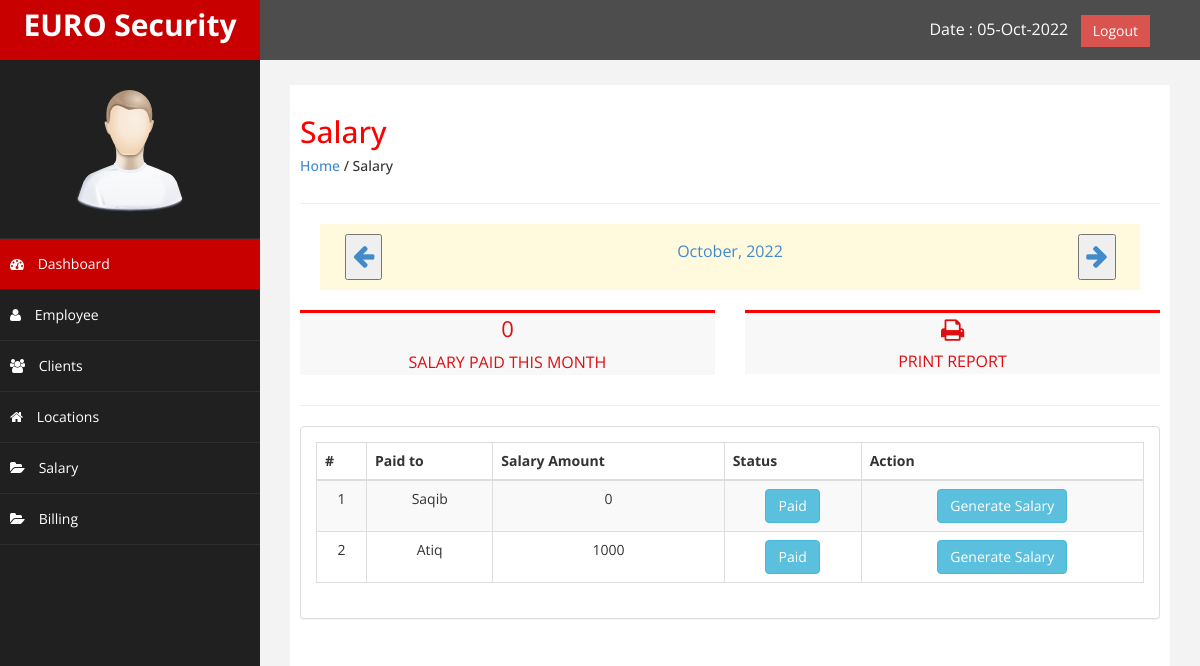
The app's page /salary.php (signed in) with its own data.
### tables this page shows
CREATE TABLE `salary` (
  `salary_id` int(11) NOT NULL,
  `employee_code` int(20) NOT NULL,
  `salary_paid_to` varchar(50) NOT NULL,
  `salary_amount` varchar(20) NOT NULL,
  `salary_status` varchar(20) NOT NULL
);

### salary.php (the view, shortened to what this page needs)
<?php
include('config.php');
include ('header.php');
include('sidebar.php');
$date = date("F, Y");
$month = $date;
?>
<div id="page-wrapper" >
	<div id="page-inner">
		<div class="row">
			<div class="col-md-12">
				<h2>Salary</h2>
				<h5><a href="dashboard.php">Home</a> / Salary</h5>
			</div>
		</div>
		<hr />
    <div class="row", style="background-color: #fff9dd; margin: 20px; padding: 10px;">
    <div class="col-md-1 col-sm-1 col-xs-1">
				<a class="employee_button1" >
				<div class=" noti-box1" style="text-align: center;">
					         <form action="#" method="post">
					<button type="submit" name="previusMonth">
					<i class="fa fa-arrow-left" style="font-size: 25px; line-height: 40px;" ></i>
						 </button>
					</form>
				</div>
				</a>
			</div>
			<div class="col-md-10 col-sm-10 col-xs-10">
				<a href="#" class="employee_button1">
				<div class=" noti-box1" style="text-align: center; line-height: 40px;">
						<p>
					<?php
							echo $month;
							?>
					</p>
				</div>
				</a>
			</div>
             <div class="col-md-1 col-sm-1 col-xs-1">
				 <a href="#" class="employee_button1">
				<div class=" noti-box1 " style="text-align: center;">
					         <form action="#" method="post">
					<button type="submit" name="nextMonth">
								 <i class="fa fa-arrow-right" style="font-size: 25px; line-height: 40px;"></i>
								 </button>
					</form>
				</div>
				 </a>
			</div>
		</div>
		<div class="row">
			<div class="col-md-6 col-sm-6 col-xs-6">
				<a href="#" class="employee_button">
				<div class=" noti-box" style="text-align: center;">
						<div style="font-size: 22px;">0</div>
						<p>SALARY PAID THIS MONTH</p>
				</div>
				</a>
			</div>
             <div class="col-md-6 col-sm-6 col-xs-6">
				 <a href="#" class="employee_button">
				<div class=" noti-box " style="text-align: center;">
						<i class="fa fa-print" style="font-size: 25px; padding-top: 5px;"></i>
						<p>PRINT REPORT</p>
				</div>
				 </a>
			</div>
		</div>
		<hr />
                <div class="row" >
                    <div class="col-md-12 col-sm-12 col-xs-12">
                    <div class="panel panel-default">
                        <div class="panel-body">
                            <div class="table-responsive">
                                <table class="table table-striped table-bordered table-hover text-center">
									<?php
	$page_rows = 10;
	$pagenum = 1;
	$limit = 'LIMIT ' .($pagenum - 1) * $page_rows .',' .$page_rows;
	$nquery=mysqli_query($connect,"select * from `salary` $limit");
?>
                                    <thead>
                                        <tr class="text-center">
                                            <th>#</th>
                                            <th>Paid to</th>
                                            <th>Salary Amount</th>
											 <th>Status</th>
											 <th>Action</th>
                                        </tr>
                                    </thead>
                                    <tbody>
										<?php
                                    while($crow = mysqli_fetch_array($nquery)){
										$employeeCode = $crow['employee_code'];
                                    ?>
                                        <tr>
                                            <td><?php echo $crow['salary_id']; ?></td>
                                            <td><?php echo $crow['salary_paid_to']; ?></td>
                                            <td>
                                            <?php
                                            	$salaryquery=mysqli_query($connect,"select * from `duties` WHERE employee_code = $employeeCode");
												$salaryAmount = 0;
												while($salaryrow = mysqli_fetch_array($salaryquery)){
													$salaryAmount += $salaryrow['guard_salary'];
												}
												echo $salaryAmount;
											?>
                                            </td>
                                            <td>
                                            	<a href="#">
												<button class="btn btn-info"> <?php echo $crow['salary_status']; ?></button>
												</a>
											</td>
												<td>
													<a href="employee-details.php?employee_code=<?php echo $crow['employee_code'];?>">
													<button class="btn btn-info"><i class="fa fa-add"></i>Generate Salary</button>
												</a>
												</td>
                                        </tr>
                                      <?php
                                    }
                                ?>
                                    </tbody>
                                </table>
                            </div>
                        </div>
                    </div>
                    </div>
                </div>
    </div>
            </div>
<?php
include('footer.php');
?>

### css/custom.css (style rules this page uses)
body { font-family: 'Open Sans', sans-serif; }
#page-wrapper { padding: 15px 15px; min-height: 600px; background:#F3F3F3; }
#page-inner { width:100%; margin:10px 20px 10px 0px; background-color:#fff!important; padding:10px; min-height:1200px; }
.text-center { text-align:center; }
h2 { color: #f00; }
p { font-size:16px; line-height:25px; padding-top:5px; }
a { text-decoration: none; }
.noti-box { min-height: 40px; background: #F8F8F8; border-top: 3px solid #f00; }
.employee_button { text-decoration: none; color:#E00D10; }
@media (min-width:768px) { #page-wrapper { margin: 0 0 0 260px; padding: 15px 30px; min-height: 1200px; } }

### records on screen
salary: salary_id "1", salary_paid_to "Saqib", salaryAmount "0", salary_status "Paid"
salary: salary_id "2", salary_paid_to "Atiq", salaryAmount "1000", salary_status "Paid"

### other values on screen
$month "October, 2022"
